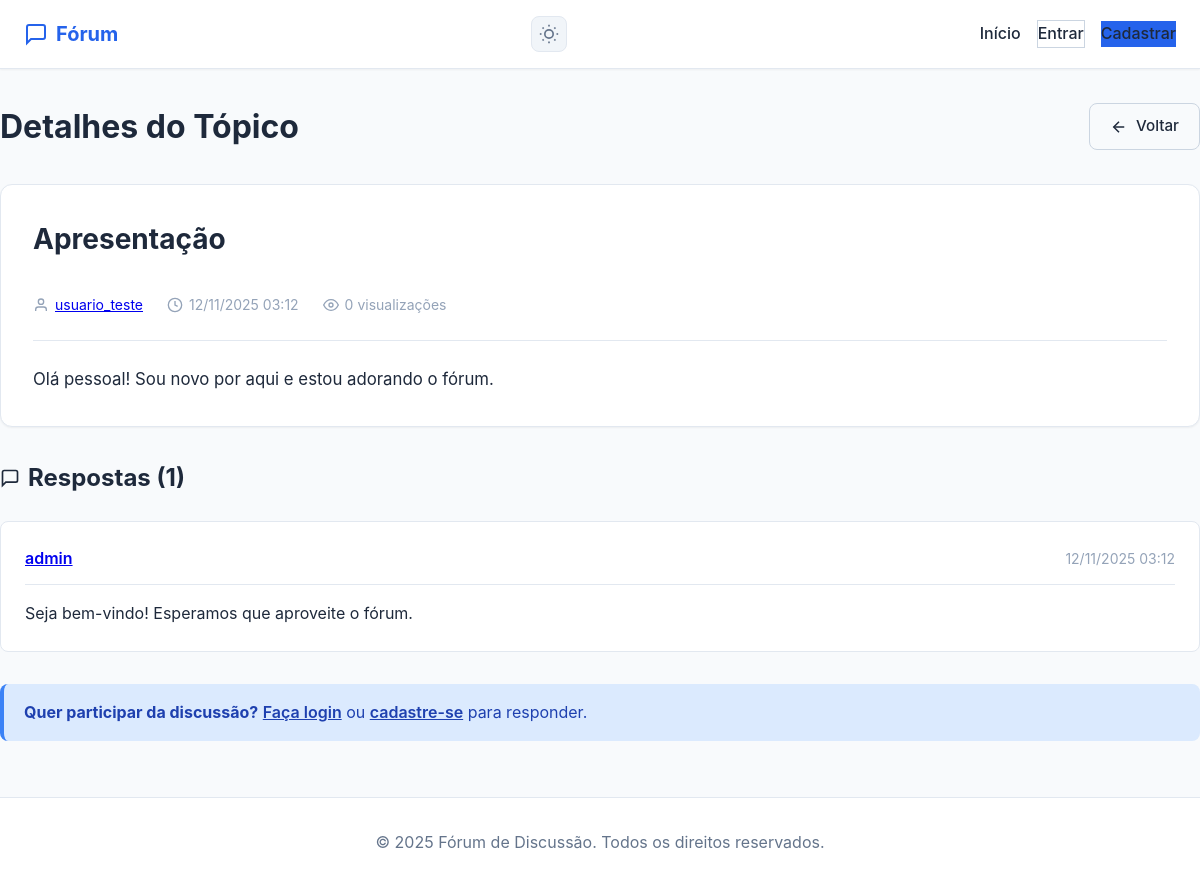
/topicos/ver.php?id=3, run on the app's committed database.
### tables this page shows
CREATE TABLE topicos (
    id INT AUTO_INCREMENT PRIMARY KEY,
    id_usuario INT NOT NULL,
    titulo VARCHAR(200) NOT NULL,
    conteudo TEXT NOT NULL,
    visualizacoes INT DEFAULT 0,
    data_criacao DATETIME DEFAULT CURRENT_TIMESTAMP,
    FOREIGN KEY (id_usuario) REFERENCES usuarios(id) ON DELETE CASCADE,
    INDEX idx_data_criacao (data_criacao DESC),
    INDEX idx_usuario (id_usuario)
);

CREATE TABLE usuarios (
    id INT AUTO_INCREMENT PRIMARY KEY,
    nome_usuario VARCHAR(50) UNIQUE NOT NULL,
    email VARCHAR(100) UNIQUE NOT NULL,
    senha_hash VARCHAR(255) NOT NULL,
    data_cadastro DATETIME DEFAULT CURRENT_TIMESTAMP,
    INDEX idx_email (email),
    INDEX idx_nome_usuario (nome_usuario)
);

CREATE TABLE respostas (
    id INT AUTO_INCREMENT PRIMARY KEY,
    id_topico INT NOT NULL,
    id_usuario INT NOT NULL,
    conteudo TEXT NOT NULL,
    data_criacao DATETIME DEFAULT CURRENT_TIMESTAMP,
    FOREIGN KEY (id_topico) REFERENCES topicos(id) ON DELETE CASCADE,
    FOREIGN KEY (id_usuario) REFERENCES usuarios(id) ON DELETE CASCADE,
    INDEX idx_topico (id_topico),
    INDEX idx_data_criacao (data_criacao)
);

### config.php (called while the page is built, shortened)
<?php
function limparInput($data) {
    $data = trim($data);
    $data = stripslashes($data);
    $data = htmlspecialchars($data, ENT_QUOTES, 'UTF-8');
    return $data;
}
function estaLogado() {
    return isset($_SESSION['user_id']) && !empty($_SESSION['user_id']);
}
?>

### topicos/ver.php (the view, shortened to what this page needs)
<?php
require_once '../config.php';
$topico_id = intval($_GET['id']);
$conn = conectarDB();
$stmt = $conn->prepare("SELECT t.*, u.nome_usuario
                        FROM topicos t
                        INNER JOIN usuarios u ON t.id_usuario = u.id
                        WHERE t.id = ?");
$stmt->bind_param("i", $topico_id);
$stmt->execute();
$resultado = $stmt->get_result();
$topico = $resultado->fetch_assoc();
$stmt = $conn->prepare("SELECT r.*, u.nome_usuario
                        FROM respostas r
                        INNER JOIN usuarios u ON r.id_usuario = u.id
                        WHERE r.id_topico = ?
                        ORDER BY r.data_criacao ASC");
$stmt->bind_param("i", $topico_id);
$stmt->execute();
$respostas = $stmt->get_result();
$erro = '';
$sucesso = '';
include '../includes/header.php';
?>
<div class="page-header">
    <h1>Detalhes do Tópico</h1>
    <a href="/forum/index.php" class="btn btn-outline">
        <svg width="18" height="18" viewBox="0 0 24 24" fill="none" stroke="currentColor" stroke-width="2">
            <line x1="19" y1="12" x2="5" y2="12"></line>
            <polyline points="12 19 5 12 12 5"></polyline>
        </svg>
        Voltar
    </a>
</div>
<div class="topico-detalhe">
    <div class="topico-header">
        <div class="topico-header-content">
            <h2 id="topico-titulo-<?php echo $topico['id']; ?>"><?php echo limparInput($topico['titulo']); ?></h2>
        </div>
        <div class="topico-meta">
            <span class="autor">
                <svg width="16" height="16" viewBox="0 0 24 24" fill="none" stroke="currentColor" stroke-width="2">
                    <path d="M20 21v-2a4 4 0 0 0-4-4H8a4 4 0 0 0-4 4v2"></path>
                    <circle cx="12" cy="7" r="4"></circle>
                </svg>
                <a href="/forum/usuario/perfil.php?id=<?php echo $topico['id_usuario']; ?>">
                    <?php echo limparInput($topico['nome_usuario']); ?>
                </a>
            </span>
            <span class="data">
                <svg width="16" height="16" viewBox="0 0 24 24" fill="none" stroke="currentColor" stroke-width="2">
                    <circle cx="12" cy="12" r="10"></circle>
                    <polyline points="12 6 12 12 16 14"></polyline>
                </svg>
                <?php
                $data = new DateTime($topico['data_criacao']);
                echo $data->format('d/m/Y H:i');
                ?>
            </span>
            <span class="views">
                <svg width="16" height="16" viewBox="0 0 24 24" fill="none" stroke="currentColor" stroke-width="2">
                    <path d="M1 12s4-8 11-8 11 8 11 8-4 8-11 8-11-8-11-8z"></path>
                    <circle cx="12" cy="12" r="3"></circle>
                </svg>
                <?php echo $topico['visualizacoes']; ?> visualizações
            </span>
        </div>
    </div>
    <div class="topico-conteudo" id="topico-conteudo-<?php echo $topico['id']; ?>">
        <?php echo nl2br(limparInput($topico['conteudo'])); ?>
    </div>
</div>
<div class="respostas-secao">
    <h3>
        <svg width="20" height="20" viewBox="0 0 24 24" fill="none" stroke="currentColor" stroke-width="2">
            <path d="M21 15a2 2 0 0 1-2 2H7l-4 4V5a2 2 0 0 1 2-2h14a2 2 0 0 1 2 2z"></path>
        </svg>
        Respostas (<?php echo $respostas->num_rows; ?>)
    </h3>
    <?php if ($respostas->num_rows > 0): ?>
        <div class="respostas-lista">
            <?php while ($resposta = $respostas->fetch_assoc()):
            ?>
                <div class="resposta-card" id="resposta-<?php echo $resposta['id']; ?>">
                    <div class="resposta-header">
                        <span class="autor">
                            <a href="/forum/usuario/perfil.php?id=<?php echo $resposta['id_usuario']; ?>">
                                <?php echo limparInput($resposta['nome_usuario']); ?>
                            </a>
                        </span>
                        <div class="resposta-header-right">
                            <span class="data">
                                <?php
                                $data_resp = new DateTime($resposta['data_criacao']);
                                echo $data_resp->format('d/m/Y H:i');
                                ?>
                            </span>
                        </div>
                    </div>
                    <div class="resposta-conteudo" id="resposta-conteudo-<?php echo $resposta['id']; ?>">
                        <?php echo nl2br(limparInput($resposta['conteudo'])); ?>
                    </div>
                </div>
            <?php endwhile; ?>
        </div>
    <?php else: ?>
        <p class="sem-respostas">Nenhuma resposta ainda. Seja o primeiro a responder!</p>
    <?php endif; ?>
</div>
<?php if (estaLogado()): ?>
    <div class="responder-secao">
        <h3>Deixe sua resposta</h3>
        <?php if ($erro): ?>
            <div class="alert alert-error"><?php echo $erro; ?></div>
        <?php endif; ?>
        <?php if ($sucesso): ?>
            <div class="alert alert-success"><?php echo $sucesso; ?></div>
        <?php endif; ?>
        <form method="POST" action="" class="resposta-form">
            <div class="form-group">
                <textarea
                    id="conteudo_resposta"
                    name="conteudo_resposta"
                    rows="6"
                    placeholder="Digite sua resposta..."
                    required
                    minlength="5"
                ></textarea>
            </div>
            <button type="submit" class="btn btn-primary">
                <svg width="18" height="18" viewBox="0 0 24 24" fill="none" stroke="currentColor" stroke-width="2">
                    <line x1="22" y1="2" x2="11" y2="13"></line>
                    <polygon points="22 2 15 22 11 13 2 9 22 2"></polygon>
                </svg>
                Publicar Resposta
            </button>
        </form>
    </div>
<?php else: ?>
    <div class="alert alert-info">
        <strong>Quer participar da discussão?</strong>
        <a href="/forum/auth/login.php">Faça login</a> ou
        <a href="/forum/auth/registro.php">cadastre-se</a> para responder.
    </div>
<?php endif; ?>
<?php
include '../includes/footer.php';
?>

### assets/css/style.css (style rules this page uses)
* { margin: 0; padding: 0; box-sizing: border-box; }
:root { --primary: #2563eb; --primary-hover: #1d4ed8; --secondary: #64748b; --success: #10b981; --danger: #ef4444; --warning: #f59e0b; --info: #3b82f6; --bg-main: #f8fafc; --bg-card: #ffffff; --bg-hover: #f1f5f9; --text-primary: #1e293b; --text-secondary: #64748b; --text-light: #94a3b8; --border: #e2e8f0; --border-dark: #cbd5e1; --shadow-sm: 0 1px 2px 0 rgba(0, 0, 0, 0.05); --shadow-md: 0 4px 6px -1px rgba(0, 0, 0, 0.1); --shadow-lg: 0 10px 15px -3px rgba(0, 0, 0, 0.1); --radius-sm: 6px; --radius-md: 8px; --radius-lg: 12px; }
body { font-family: -apple-system, BlinkMacSystemFont, 'Segoe UI', Roboto, 'Helvetica Neue', Arial, sans-serif; background: var(--bg-main); color: var(--text-primary); line-height: 1.6; min-height: 100vh; display: flex; flex-direction: column; transition: background 0.3s, color 0.3s; }
.page-header { display: flex; justify-content: space-between; align-items: center; margin-bottom: 2rem; }
.page-header h1 { font-size: 2rem; color: var(--text-primary); }
.btn { display: inline-flex; align-items: center; gap: 0.5rem; padding: 0.625rem 1.25rem; font-size: 0.95rem; font-weight: 500; border-radius: var(--radius-md); border: none; cursor: pointer; text-decoration: none; transition: all 0.2s; }
.btn-outline { background: transparent; color: var(--text-primary); border: 1px solid var(--border-dark); }
.alert { padding: 1rem 1.25rem; border-radius: var(--radius-md); margin-bottom: 1.5rem; border-left: 4px solid; }
.alert-info { background: #dbeafe; border-color: var(--info); color: #1e40af; }
.alert a { color: inherit; font-weight: 600; text-decoration: underline; }
.topico-meta { display: flex; gap: 1.5rem; font-size: 0.875rem; color: var(--text-light); }
.topico-meta span { display: flex; align-items: center; gap: 0.375rem; }
.topico-detalhe { background: var(--bg-card); border: 1px solid var(--border); border-radius: var(--radius-lg); padding: 2rem; margin-bottom: 2rem; box-shadow: var(--shadow-sm); }
.topico-header { margin-bottom: 1.5rem; padding-bottom: 1.5rem; border-bottom: 1px solid var(--border); }
.topico-header h2 { font-size: 1.75rem; margin-bottom: 1rem; color: var(--text-primary); }
.topico-conteudo { font-size: 1.05rem; line-height: 1.7; color: var(--text-primary); }
.respostas-secao { margin-bottom: 2rem; }
.respostas-secao h3 { display: flex; align-items: center; gap: 0.5rem; margin-bottom: 1.5rem; font-size: 1.5rem; color: var(--text-primary); }
.respostas-lista { display: flex; flex-direction: column; gap: 1rem; }
.resposta-card { background: var(--bg-card); border: 1px solid var(--border); border-radius: var(--radius-md); padding: 1.5rem; }
.resposta-header { display: flex; justify-content: space-between; align-items: center; margin-bottom: 1rem; padding-bottom: 0.75rem; border-bottom: 1px solid var(--border); }
.resposta-header .autor { font-weight: 600; color: var(--primary); }
.resposta-header .data { font-size: 0.875rem; color: var(--text-light); }
.resposta-conteudo { color: var(--text-primary); line-height: 1.6; }
.topico-header-content { display: flex; justify-content: space-between; align-items: flex-start; width: 100%; margin-bottom: 1rem; }
.resposta-header-right { display: flex; align-items: center; gap: 0.75rem; }
.views { display: flex; align-items: center; gap: 0.375rem; }

### data on the page
topicos: titulo "Apresentação", id_usuario.nome_usuario "usuario_teste", data_criacao "12/11/2025 03:12", visualizacoes "0", conteudo "Olá pessoal! Sou novo por aqui e estou adorando o fórum."
respostas: id_usuario.nome_usuario "admin", data_criacao "12/11/2025 03:12", conteudo "Seja bem-vindo! Esperamos que aproveite o fórum."

### other printed values
$respostas->num_rows "1"
